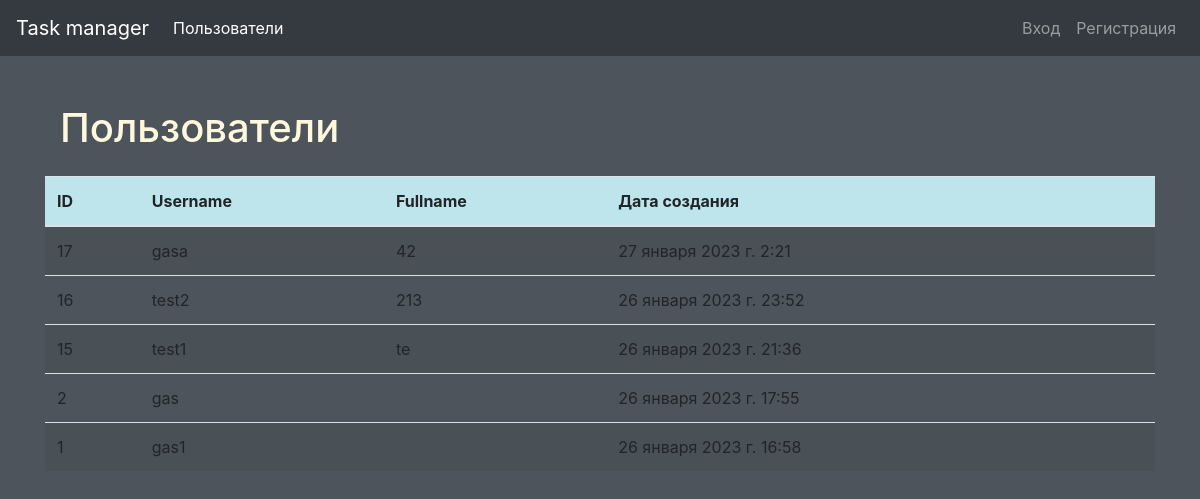
Before: /users/ with the older database file.
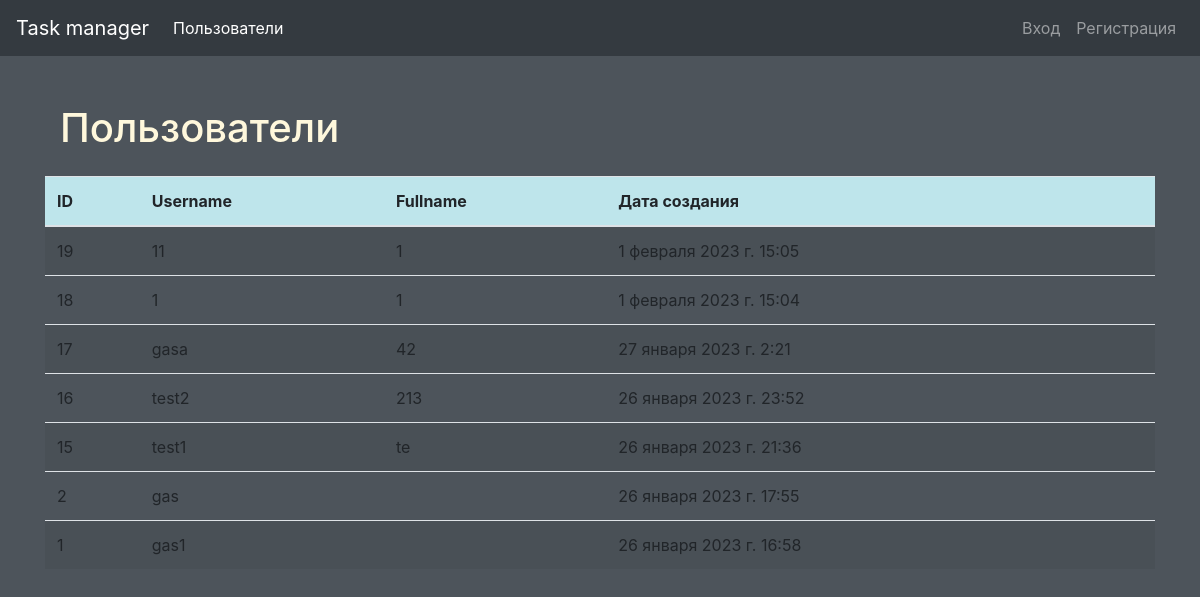
After: the same page with the newer database file.
### users/models.py (models this page shows, shortened)
class Users(AbstractUser):
    class Meta:
        ordering = ['-date_joined']

### users/views.py (the view)
# urls.py: path('', UserView.as_view(), name='users'),
class UserView(ListView):
    template_name = 'users/users.html'
    model = Users
    context_object_name = 'users'
    extra_context = {'title': _('Users'), 'btn_update': _('Update'), 'btn_delete': _('Delete')}
    redirect_field_name = 'home'

### task_manager/templates/users/users.html (shortened to what this page needs)
{% extends 'base.html' %}
{% load bootstrap4 %}
{% load i18n %}
{% block content %}
<div class="container wrapper flex-grow-1">
    <h1 class="my-4">{{ title }}</h1></div>
<table class="table table-striped">
    <thead>
    <tr class="table-info">
        <th scope="col">ID</th>
        <th scope="col">{% trans 'Username' %}</th>
        <th scope="col">{% trans 'Fullname' %}</th>
        <th scope="col">{% trans 'Created date' %}</th>
        <th scope="col"></th>
    </tr>
    </thead>
    {% for user in users %}
    <tr>
        <td>{{user.id}}</td>
        <td>{{user.username}}</td>
        <td>{{user.first_name}} {{user.last_name}}</td>
        <td>{{user.date_joined}}</td>
        <td>
        </td>
    </tr>
    {% empty %}
    <li>Sorry, no athletes in this list.</li>
    {% endfor %}
</table>
{% endblock %}

### task_manager/templates/base.html (shortened to what this page needs)
<!doctype html>
{% load i18n %}
{% load static %}
{% load bootstrap4 %}
{% bootstrap_css %}
<html lang="en">
<head>
    <link href="{% static 'css/bootstrap.min.css' %}" rel="stylesheet">
    <link href="{% static 'css/starter-template.css' %}" rel="stylesheet">
</head>
<body>
<nav class="navbar navbar-expand-md navbar-dark bg-dark fixed-top">
    <a class="navbar-brand" href="{% url 'home' %}">{% translate 'Task manager' %}</a>
    <div class="collapse navbar-collapse" id="navbarsExampleDefault">
        <ul class="navbar-nav mr-auto">
            <li class="nav-item active">
                <a class="nav-link" href="{% url 'users' %}">{% translate 'Users' %}
                    <span class="sr-only">(current)</span></a></li>
        </ul>
        <ul class="navbar-nav">
            {% if request.user.is_authenticated %}
            <li class="nav-item"><a class="nav-link" href="{% url 'user_logout' %}">
                {% translate "Logout" %}</a></li>
            {% else %}
            <li class="nav-item"><a class="nav-link" href="{% url 'user_login' %}">
                {% translate "Login" %}</a></li>
            <li class="nav-item"><a class="nav-link" href="{% url 'register' %}">
                {% trans 'Registration' %}</a></li>
            {% endif %}
        </ul>
    </div>
</nav>
<main role="main" class="container">
    {% block content %}
    {% endblock %}
</main>
</body>
</html>

### task_manager/static/css/starter-template.css (style rules this page uses)
body { padding-top: 5rem; background: #4d545b ; color: cornsilk; }

Changed rows visible on the page:
added Users: id "19", username "11", first_name "1", date_joined "1 февраля 2023 г. 15:05"
added Users: id "18", username "1", first_name "1", date_joined "1 февраля 2023 г. 15:04"
